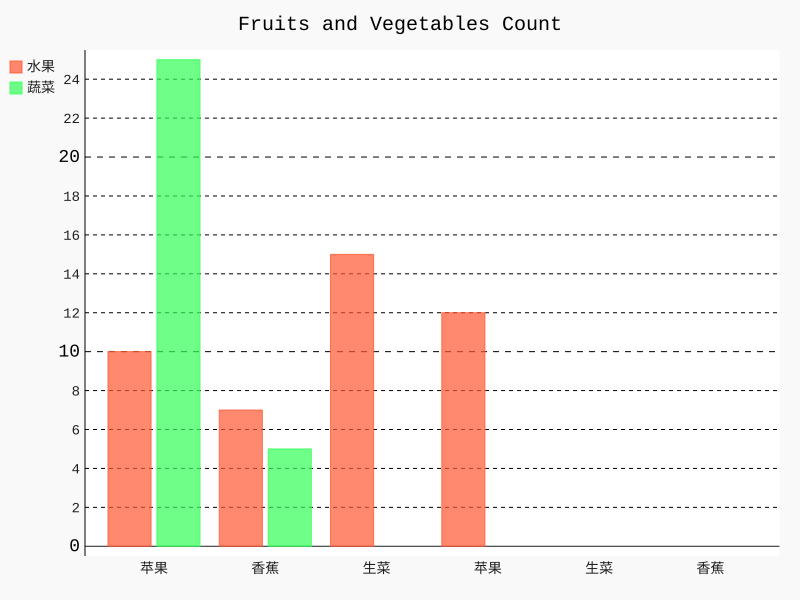

Write the Python code that produced this figure.
import pygal
from pygal.style import Style

# 自定义颜色样式
custom_style = Style(
    colors=['#FF5733', '#33FF57'],  # 水果颜色：红色，蔬菜颜色：绿色
    label_font_size=14,
    major_label_font_size=18,
    title_font_size=20
)

# 数据
data = {
    'Category': ['水果', '水果', '蔬菜', '水果', '蔬菜', '水果'],
    'Subcategory': ['苹果', '香蕉', '生菜', '苹果', '生菜', '香蕉'],
    'Count': [10, 15, 25, 7, 5, 12]
}

# 创建一个柱状图对象
bar_chart = pygal.Bar(style=custom_style, show_legend=True)
bar_chart.title = 'Fruits and Vegetables Count'

# 获取所有唯一的 Subcategory 和 Category
subcategory_set = sorted(set(data['Subcategory']))
categories = sorted(set(data['Category']))
# 初始化数据结构
category_data = {cat: {sub: [] for sub in subcategory_set} for cat in categories}

# 填充数据到相应类别
for cat, sub, count in zip(data['Category'], data['Subcategory'], data['Count']):
    category_data[cat][sub].append(count)

for category in categories:
    data_series = []
    for sub in subcategory_set:
        counts = category_data[category].get(sub, [0])
        # 如果多个计数则添加到数据列表中
        data_series.extend(counts)
    print(data_series)
    bar_chart.add(category, data_series)

# 设置 X 轴标签
bar_chart.x_labels = data['Subcategory']

# 保存为 SVG 文件
bar_chart.render_to_file('p.svg')

# 如果在 Jupyter Notebook 中运行，可以使用以下代码显示：
# from IPython.display import display, SVG
# display(SVG(bar_chart.render(disable_xml_declaration=True)))
